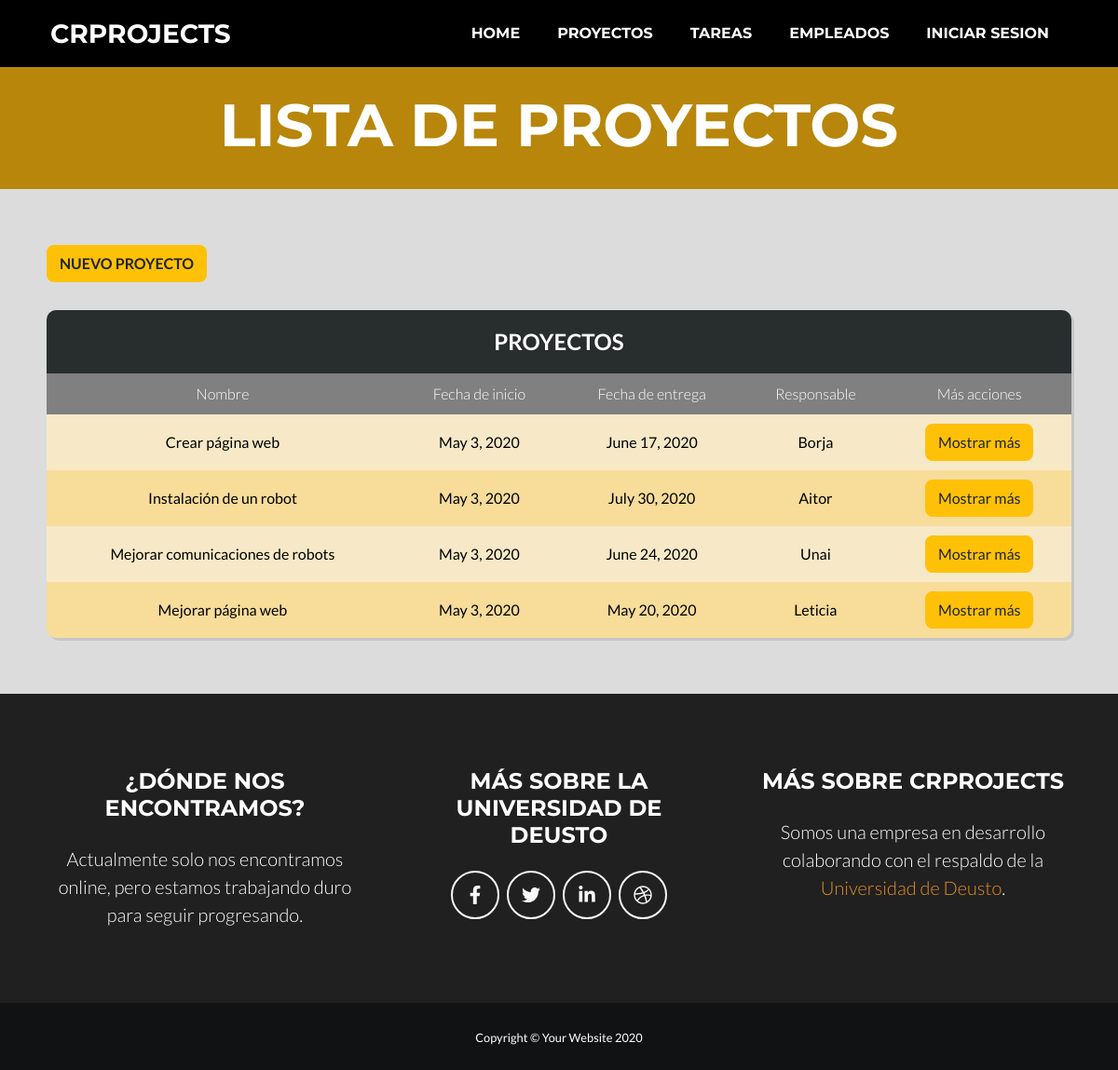
The page /proyectos/ on the database its author committed.
### appGestorProyectos/models.py (models this page shows, shortened)
class Proyecto(models.Model):
    nombre = models.CharField(max_length=50)
    descripcion = models.TextField(max_length=200)
    fecha_inicio = models.DateField(("Date"), default=date.today)
    fecha_fin = models.DateField(("Date"), default=date.today)
    presupuesto = models.IntegerField(default=0)
    nombre_cliente = models.CharField(max_length=20, default="")
    apellidos_cliente = models.CharField(max_length=50, default="")
    email_cliente = models.EmailField(max_length=100, default="")
    telefono_cliente = models.IntegerField(default=0)
    tarea = models.ManyToManyField(Tarea)
    responsable = models.ForeignKey(Empleado, on_delete=models.CASCADE)

class Empleado(models.Model):
    dni = models.CharField(max_length=9)
    nombre = models.CharField(max_length=50)
    apellidos = models.CharField(max_length=150)
    email = models.EmailField(max_length=254)
    telefono = models.IntegerField(default=0)
    imagen = models.ImageField(upload_to="foto_perfil", null=True, blank=True)
    def __str__(self):
        return f"{self.nombre}"

### appGestorProyectos/views.py (the view)
# urls.py: path('proyectos/', views.ProyectoListView.as_view(), name='proyecto_list'),
class ProyectoListView(ListView):
    model = Proyecto
    queryset = Proyecto.objects.order_by('nombre')
    template_name = "proyecto_list.html"
    def get_context_data(self, **kwargs):
        context = super(ProyectoListView, self).get_context_data(**kwargs)
        context['titulo_pagina'] = 'Listado de proyectos'
        return context

### appGestorProyectos/templates/proyecto_list.html
{% extends 'index.html' %}
{% load static %}
{% block styles %}
<link href="{% static 'css/list.css' %}" rel="stylesheet" />
{% endblock %}
{% block header %}
<header class="masthead bg-primary text-white text-center">
    <div class="container d-flex align-items-center flex-column">
        <h1 class="masthead-heading text-uppercase mb-0">Lista de proyectos</h1>
    </div>
</header>
{% endblock %}
{% block main %}
<main>
    <div id="botnnew">
        <a style="font-weight: bold; text-transform: uppercase;" class="btn btn-warning bti" href="{% url 'proyecto_form' %}">Nuevo proyecto</a>
    </div>
    <div class="table-users">
        <div class="header">Proyectos</div>
        <table cellspacing="0">
            <thead>
                <tr>
                    <th>Nombre</th>
                    <th>Fecha de inicio</th>
                    <th>Fecha de entrega</th>
                    <th>Responsable</th>
                    <th>Más acciones</th>
                </tr>
            </thead>
            <tbody>
                {% for proyecto in proyecto_list %}
                <tr>
                    <td>{{ proyecto.nombre }}</td>
                    <td>{{ proyecto.fecha_inicio }}</td>
                    <td>{{ proyecto.fecha_fin }}</td>
                    <td>{{ proyecto.responsable }}</td>
                    <td style="text-align: center;"><a class="btn btn-warning" href="{% url 'proyecto' proyecto.id %}">Mostrar más</a></td>
                </tr>
                {% empty %}
                <tr>
                    <td>Aún no existe ningún proyecto</td>
                </tr>
                {% endfor %}
            </tbody>
        </table>
    </div>
</main>
{% endblock %}

### appGestorProyectos/static/css/list.css (style rules this page uses)
.header { background-color: #282d2e; color: white; font-size: 1.5em; padding: 1rem; text-align: center; text-transform: uppercase; font-weight: bold; }
#botnnew { margin: auto; width: 1100px; height: 10px; margin-top: 60px; }
.bti { float: left; }
.table-users { border-radius: 10px; box-shadow: 3px 3px 0 rgba(0, 0, 0, 0.1); max-width: calc(100% - 2em); margin: 5% auto; overflow: hidden; width: 1100px; }
table { width: 100%; }
table td, table th { color: black; padding: 10px; }
table td { text-align: center; vertical-align: middle; }
table td:last-child { font-size: 0.95em; line-height: 1.4; text-align: left; }
table th { background-color: gray; font-weight: 300; text-align: center; color: white; }
table tr:nth-child(2n) { background-color: rgb(247, 220, 154); }
table tr:nth-child(2n+1) { background-color: rgb(247, 233, 199); }

### rows shown on the page
Proyecto: nombre "Crear página web", fecha_inicio "May 3, 2020", fecha_fin "June 17, 2020", responsable "Borja"
Proyecto: nombre "Instalación de un robot", fecha_inicio "May 3, 2020", fecha_fin "July 30, 2020", responsable "Aitor"
Proyecto: nombre "Mejorar comunicaciones de robots", fecha_inicio "May 3, 2020", fecha_fin "June 24, 2020", responsable "Unai"
Proyecto: nombre "Mejorar página web", fecha_inicio "May 3, 2020", fecha_fin "May 20, 2020", responsable "Leticia"
